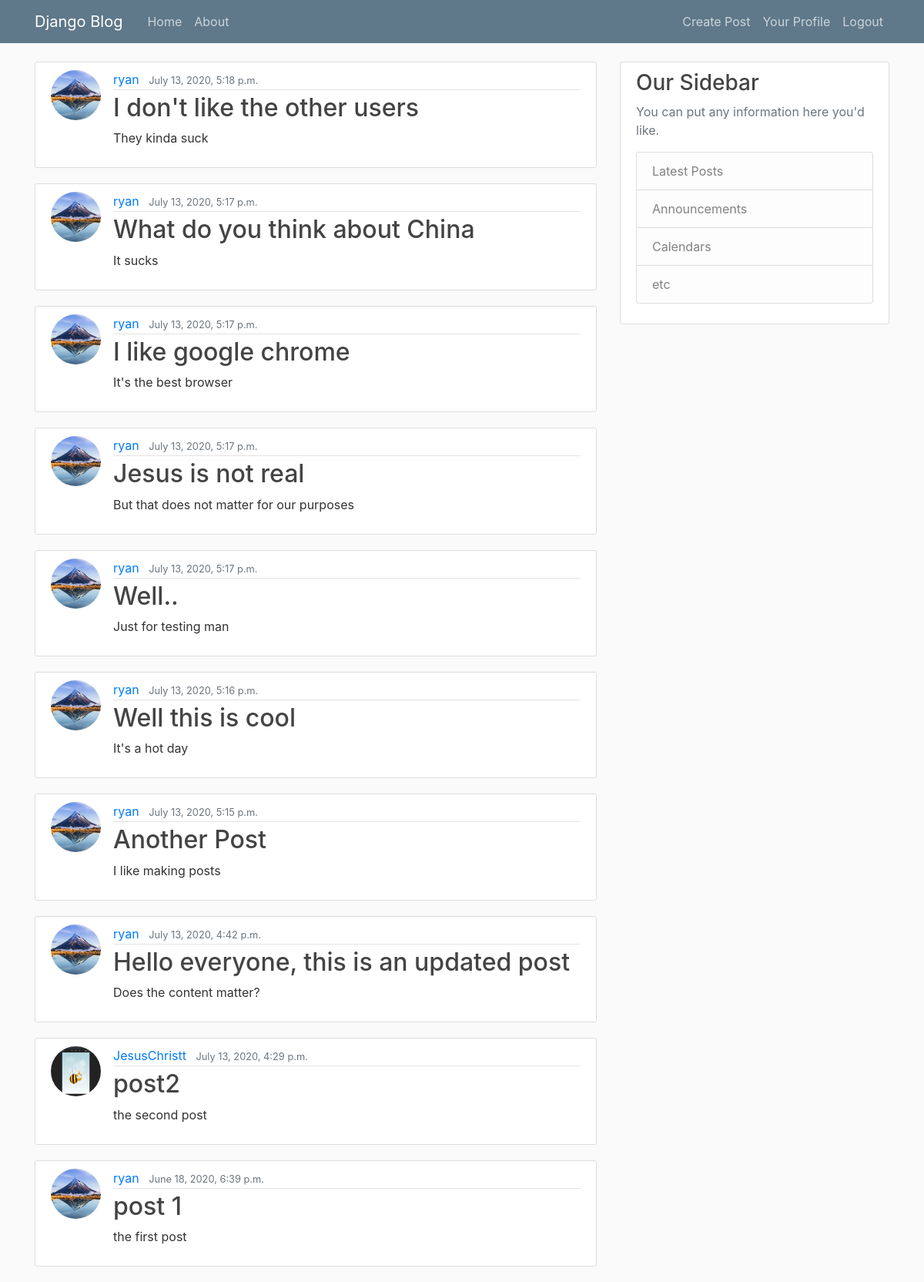
The app's page / (signed in) with its own data.
### blog/models.py (models this page shows, shortened)
class Post(models.Model):
	title = models.CharField(max_length = 100)
	content = models.TextField()
	date_posted = models.DateTimeField(default = timezone.now)
	author = models.ForeignKey(User, on_delete = models.CASCADE)

### users/models.py (models this page shows, shortened)
class Profile(models.Model):
    user = models.OneToOneField(User, on_delete=models.CASCADE)
    image = models.ImageField(default='default.jpg', upload_to='profile_pics')

### blog/views.py (the view)
# urls.py: path('', PostListView.as_view(), name = 'blog-home'),
class PostListView(ListView):
	model = Post
	template_name = 'blog/home.html'
	context_object_name = 'posts'
	ordering = ['-date_posted']

### blog/templates/blog/home.html
{% extends "blog/base.html"%}
{%block Content%}
	{%for post in posts%}
	<article class="media content-section">
        <img class = "rounded-circle article-img" src="{{ post.author.profile.image.url }}">
    <div class="media-body">
        <div class="article-metadata">
            <a class="mr-2" href="#">{{post.author}}</a>
            <small class="text-muted">{{post.date_posted}}</small>
        </div>
        <h2><a class="article-title" href="{% url 'post-detail' post.id %}">{{ post.title }}</a></h2>
        <p class="article-content">{{ post.content }}</p>
    </div>
</article>
	{% endfor %}
{%endblock Content%}

### blog/static/blog/main.css (style rules this page uses)
body { background: #fafafa; color: #333333; margin-top: 5rem; }
h1, h2, h3, h4, h5, h6 { color: #444444; }
.content-section { background: #ffffff; padding: 10px 20px; border: 1px solid #dddddd; border-radius: 3px; margin-bottom: 20px; }
.article-title { color: #444444; }
.article-content { white-space: pre-line; }
.article-img { height: 65px; width: 65px; margin-right: 16px; }
.article-metadata { padding-bottom: 1px; margin-bottom: 4px; border-bottom: 1px solid #e3e3e3 }

### records on screen
Post: author.profile.image (picture), author "ryan", date_posted "July 13, 2020, 5:18 p.m.", title "I don't like the other users", content "They kinda suck"
Post: author.profile.image (picture), author "ryan", date_posted "July 13, 2020, 5:17 p.m.", title "What do you think about China", content "It sucks"
Post: author.profile.image (picture), author "ryan", date_posted "July 13, 2020, 5:17 p.m.", title "I like google chrome", content "It's the best browser"
Post: author.profile.image (picture), author "ryan", date_posted "July 13, 2020, 5:17 p.m.", title "Jesus is not real", content "But that does not matter for our purposes"
Post: author.profile.image (picture), author "ryan", date_posted "July 13, 2020, 5:17 p.m.", title "Well..", content "Just for testing man"
Post: author.profile.image (picture), author "ryan", date_posted "July 13, 2020, 5:16 p.m.", title "Well this is cool", content "It's a hot day"
Post: author.profile.image (picture), author "ryan", date_posted "July 13, 2020, 5:15 p.m.", title "Another Post", content "I like making posts"
Post: author.profile.image (picture), author "ryan", date_posted "July 13, 2020, 4:42 p.m.", title "Hello everyone, this is an updated post", content "Does the content matter?"
Post: author.profile.image (picture), author "JesusChristt", date_posted "July 13, 2020, 4:29 p.m.", title "post2", content "the second post"
Post: author.profile.image (picture), author "ryan", date_posted "June 18, 2020, 6:39 p.m.", title "post 1", content "the first post"
